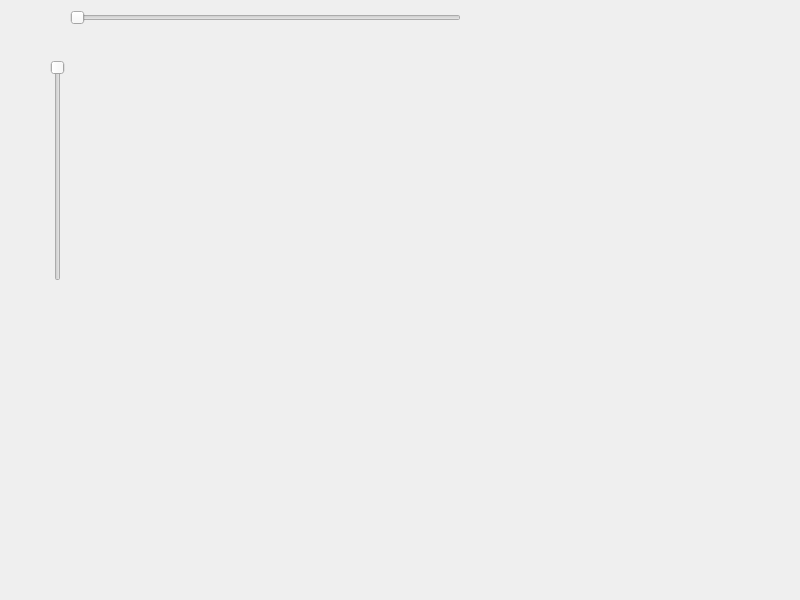
<?xml version="1.0" encoding="UTF-8"?>
<ui version="4.0">
 <class>Widget</class>
 <widget class="QWidget" name="Widget">
  <property name="geometry">
   <rect>
    <x>0</x>
    <y>0</y>
    <width>800</width>
    <height>600</height>
   </rect>
  </property>
  <property name="windowTitle">
   <string>Widget</string>
  </property>
  <widget class="QSlider" name="horizontalSlider">
   <property name="geometry">
    <rect>
     <x>70</x>
     <y>10</y>
     <width>391</width>
     <height>16</height>
    </rect>
   </property>
   <property name="orientation">
    <enum>Qt::Horizontal</enum>
   </property>
  </widget>
  <widget class="QSlider" name="verticalSlider">
   <property name="geometry">
    <rect>
     <x>50</x>
     <y>60</y>
     <width>16</width>
     <height>221</height>
    </rect>
   </property>
   <property name="orientation">
    <enum>Qt::Vertical</enum>
   </property>
   <property name="invertedAppearance">
    <bool>true</bool>
   </property>
  </widget>
 </widget>
 <resources/>
 <connections/>
</ui>
